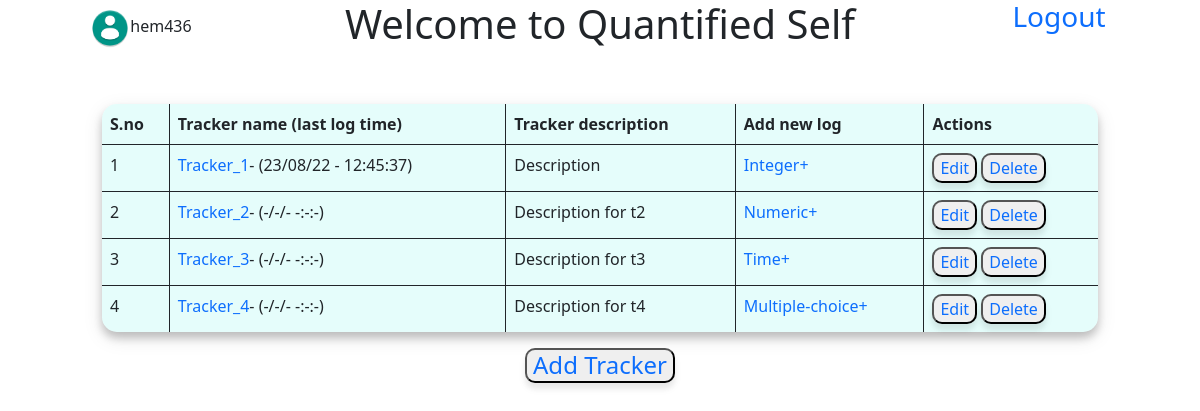
The page /main (signed in) on the database as committed earlier.
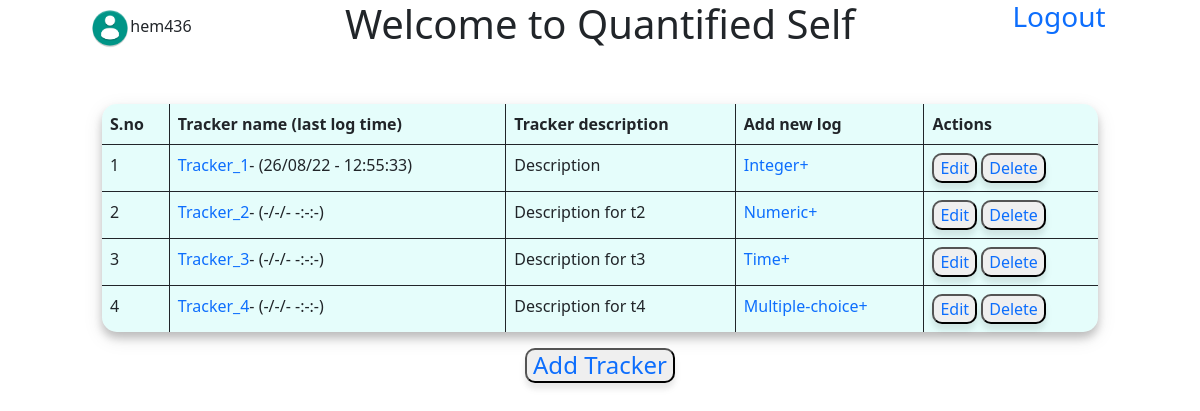
The same page on the database as committed later.
### database.py (models this page shows)
class User(db.Model,UserMixin):
    id=db.Column(db.Integer,primary_key=True,autoincrement=True)
    username=db.Column(db.String,nullable=False,unique=True)
    password=db.Column(db.String,nullable=False)
    trackers=db.relationship("tracker",cascade='all',backref="parent")
    email = db.Column(db.String, unique=True)
    active = db.Column(db.Boolean())
    fs_uniquifier = db.Column(db.String(255), unique=True, nullable=False)
    roles = db.relationship('Role', secondary=roles_users,backref=db.backref('users', lazy='dynamic'))

class tracker(db.Model):
    user_id=db.Column(db.Integer,db.ForeignKey('user.id'),nullable=False)
    tracker_id=db.Column(db.Integer,primary_key=True,autoincrement=True)
    name=db.Column(db.String(30),nullable=False)
    desc=db.Column(db.String)
    type=db.Column(db.String,nullable=False)
    settings=db.Column(db.String)
    lastupdate=db.Column(db.DateTime)
    logs=db.relationship("log",cascade='all', backref="parent")

### main.py (the view)
@app.route('/main')
@login_required
def main():
    return render_template('main.html',user=current_user,datetime=datetime)

### templates/main.html (shortened to what this page needs)
<!DOCTYPE html>
<html lang="en" dir="ltr">
  <head>
    <link href="https://cdn.jsdelivr.net/npm/bootstrap@5.0.2/dist/css/bootstrap.min.css" rel="stylesheet">
    <link rel="stylesheet" href="/static/main.css">
  </head>
  <body>
    <div class="row">
      <div class="col-sm-3 d-flex justify-content-center">
        <span class="align-self-center"><img src='/static/userimg.png' width="40px" height="40px" />{{user.username}}</span>
      </div>
      <div class="col-sm-6 d-flex justify-content-center">
        <h1>Welcome to Quantified Self</h1>
      </div>
      <div class="col-sm-3 d-flex justify-content-center">
        <a class="h3" href="/logout" align="right">Logout</a>
      </div>
    </div>
    <br>
    <br>
    <div class="row main ">
      <div class="col-10 offset-1">
        <table class='table table-bordered tracker_table'>
          <thead>
            <tr>
              <th>S.no</th>
              <th>Tracker name (last log time)</th>
              <th>Tracker description</th>
              <th>Add new log</th>
              <th>Actions</th>
            </tr>
          </thead>
          <tbody>
            {% for t in user.trackers %}
            <tr>
              <td>{{loop.index}}</td>
              <td><a href="/tracker/{{t.tracker_id}}">{{t.name}}</a>- {% if t.lastupdate %}({{datetime.strftime(t.lastupdate,'%d/%m/%y - %H:%M:%S')}}){% else %} (-/-/- -:-:-) {% endif %}</td>
              <td>{{t.desc}}</td>
              <td><a href="/{{t.tracker_id}}/log/add">{{t.type}}+</a></td>
              <td>
                <button type="button" value="edit"><a href="/tracker/{{t.tracker_id}}/update">Edit</a></button>
                <button type="button" value="delete"><a href="/tracker/{{t.tracker_id}}/delete">Delete</a></button>
              </td>
            </tr>
            {% endfor %}
          </tbody>
        </table>
        <div class="text-center">
          <button class="button" type="button" name="button"><a class="h4" href="/tracker/add">Add Tracker</a> </button>
        </div>
      </div>
    </div>
  </body>
</html>

### static/main.css (style rules this page uses)
.table { box-shadow: 0 6px 8px 0 rgba(0, 0, 0, 0.2), 0 6px 20px 0 rgba(0, 0, 0, 0.1); background-color: #8bf7ed38; border-radius: 15px; border: hidden; }
button { box-shadow: 0 6px 8px 0 rgba(0, 0, 0, 0.05), 0 6px 5px 0 rgba(0, 0, 0, 0.05); border-radius: 10px; }
a { text-decoration: none; }

Rows that differ between the two databases and show on the page:
changed tracker "Tracker_1": strftime "23/08/22 - 12:45:37" → "26/08/22 - 12:55:33"
